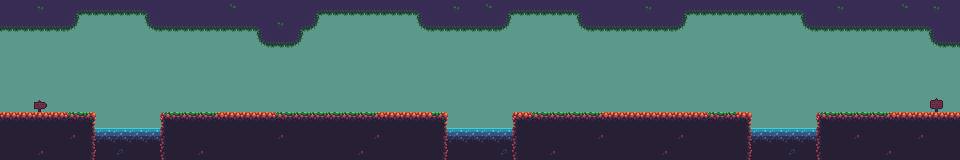

A level layout from a 2D game, rendered from its tile map. Below: a short description, then the map file with tile-grid data replaced by summaries:
An orthogonal 60x10 tile map with 16x16 px tiles, 4 tile layers (bg2, water, roof, ground), 1 hidden layer not drawn, 3 tilesets.

<map version="1.0" tiledversion="1.1.3" orientation="orthogonal" renderorder="right-down" width="60" height="10" tilewidth="16" tileheight="16" infinite="0" nextobjectid="1">
 <tileset firstgid="1" source="forest.tsx" />
 <tileset firstgid="137" source="mockup_3.tsx" />
 <tileset firstgid="272" source="tile-logic.tsx" />
 <layer name="bg2" width="60" height="10">
  <data>[600 cells, 600 non-empty, 5 distinct tile ids]</data>
 </layer>
 <layer name="water" width="60" height="10">
  <data>[600 cells, 36 non-empty, 3 distinct tile ids]</data>
 </layer>
 <layer name="roof" width="60" height="10">
  <data>[600 cells, 105 non-empty, 9 distinct tile ids]</data>
 </layer>
 <layer name="ground" width="60" height="10">
  <data>[600 cells, 146 non-empty, 14 distinct tile ids]</data>
 </layer>
 <layer name="logic" width="60" height="10" visible="0">
  <data>[600 cells, 248 non-empty, 6 distinct tile ids]</data>
 </layer>
</map>
